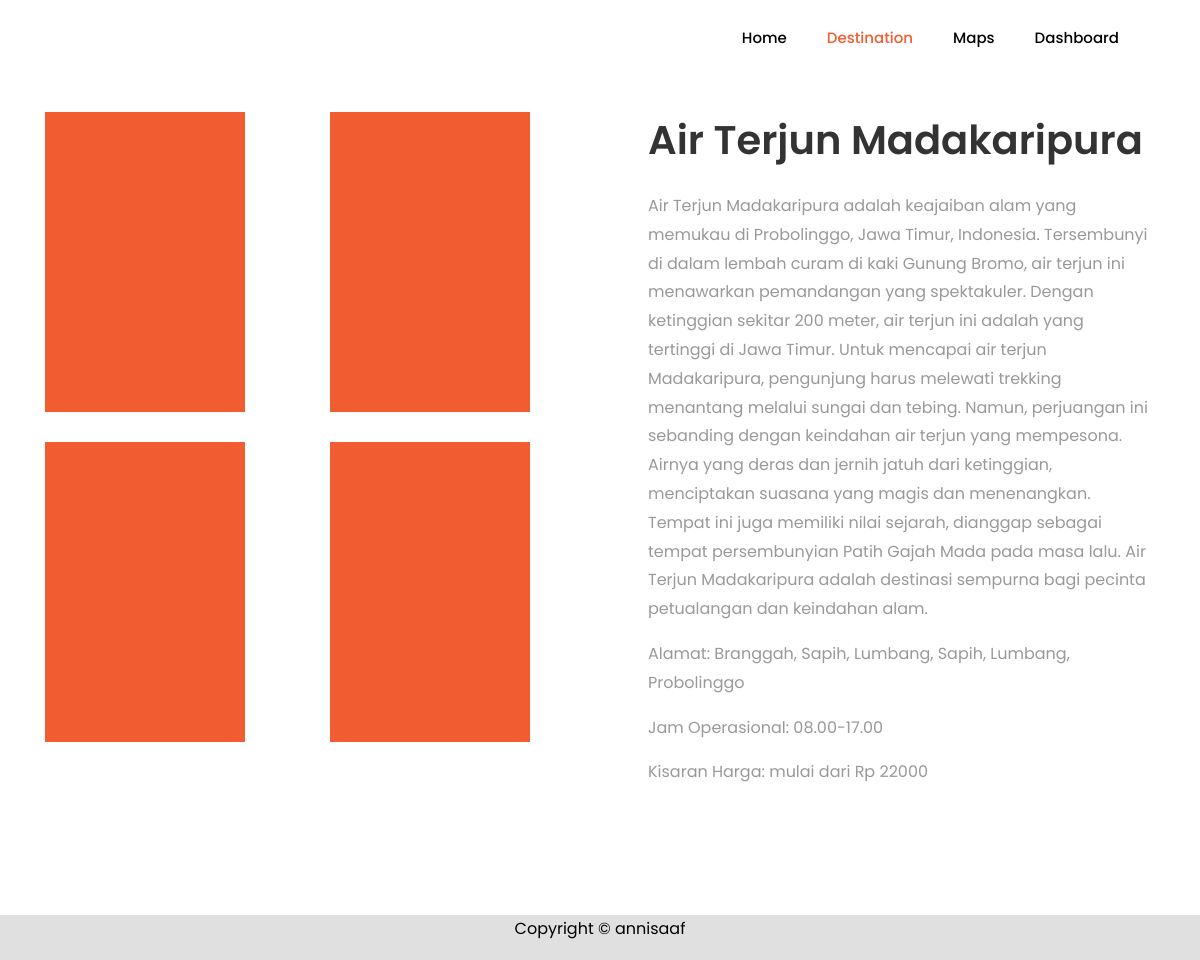
Page /tugas_akhir/konten/LK00012.php on the committed database.
### tables this page shows
CREATE TABLE `tb_konten` (
  `id_konten` varchar(255) NOT NULL,
  `id` varchar(255) NOT NULL,
  `deskripsi` longtext NOT NULL,
  `gambar_1` varchar(255) NOT NULL,
  `gambar_2` varchar(255) NOT NULL,
  `gambar_3` varchar(255) NOT NULL,
  `gambar_4` varchar(255) NOT NULL
);

CREATE TABLE `tb_lokasi` (
  `id` varchar(11) NOT NULL,
  `nama` varchar(255) NOT NULL,
  `gambar` varchar(255) NOT NULL,
  `kategori` varchar(255) NOT NULL,
  `lokasi` varchar(999) NOT NULL,
  `rate` varchar(100) NOT NULL,
  `kisaran_harga` varchar(100) NOT NULL,
  `jam_buka` varchar(255) NOT NULL,
  `latitude` varchar(255) NOT NULL,
  `longitude` varchar(255) NOT NULL,
  `redirect_link` varchar(255) NOT NULL
);

### tugas_akhir/konten/LK00012.php (the view, shortened to what this page needs)
<!DOCTYPE html>
<html lang="en">
<head>
	<link rel="stylesheet" href="https://stackpath.bootstrapcdn.com/font-awesome/4.7.0/css/font-awesome.min.css">
	<link rel="stylesheet" href="../css/animate.css">
	<link rel="stylesheet" href="../css/owl.carousel.min.css">
	<link rel="stylesheet" href="../css/owl.theme.default.min.css">
	<link rel="stylesheet" href="../css/magnific-popup.css">
	<link rel="stylesheet" href="../css/bootstrap-datepicker.css">
	<link rel="stylesheet" href="../css/jquery.timepicker.css">
	<link rel="stylesheet" href="../css/flaticon.css">
	<link rel="stylesheet" href="../css/style.css">
</head>
<body>
	<nav class="navbar navbar-expand-lg navbar-dark ftco_navbar bg-dark ftco-navbar-light" id="ftco-navbar">
		<div class="container">
			<div class="collapse navbar-collapse" id="ftco-nav">
				<ul class="navbar-nav ml-auto">
					<li class="nav-item"><a href="/tugas_akhir/index.php" class="nav-link" style="color:black;">Home</a></li>
					<li class="nav-item active"><a href="/tugas_akhir/destination.php" class="nav-link">Destination</a></li>
					<li class="nav-item"><a href="/tugas_akhir/mappings.php" class="nav-link" style="color:black;">Maps</a></li>
					<li class="nav-item"><a href="/tugas_akhir/dashboard-t/aplikasi/admin/dashboard.php" class="nav-link" style="color:black;">Dashboard</a></li>
				</ul>
			</div>
		</div>
	</nav>
    <?php
	include "../koneksi.php";
		$query =  mysqli_query($koneksi, 'SELECT * FROM tb_konten b INNER JOIN tb_lokasi j ON b.id = j.id WHERE b.id = "LK00012"');
		while ($d = mysqli_fetch_assoc($query)) {
	?>
		<section class="ftco-section services-section">
			<div class="container">
				<div class="row d-flex">
					<div class="col-md-6 order-md-last heading-section pl-md-5 ftco-animate d-flex align-items-center">
						<div class="w-100">
							<h2 class="mb-4"><?php echo $d['nama']?></h2>
							<p><?php echo $d['deskripsi']?></p>
							<p>Alamat: <?php echo $d['lokasi']?></p2>
                            <p>Jam Operasional: <?php echo $d['jam_buka']?></p2>
                            <p>Kisaran Harga: mulai dari Rp <?php echo $d['kisaran_harga']?></p2>
						</div>
					</div>
					<div class="col-md-6">
						<div class="row">
							<div class="col-md-12 col-lg-6">
								<div class="services services-1" style="background-image: url(../konten/images/<?php echo $d['gambar_1']; ?>); width:200px;height:300px;"></div>
							</div>
							<div class="col-md-12 col-lg-6">
								<div class="services services-1" style="background-image: url(../konten/images/<?php echo $d['gambar_2']; ?>); width:200px;height:300px;"></div>
							</div>
                            <div class="col-md-12 col-lg-6">
								<div class="services services-1" style="background-image: url(../konten/images/<?php echo $d['gambar_3']; ?>); width:200px;height:300px;"></div>
							</div>
							<div class="col-md-12 col-lg-6">
								<div class="services services-1" style="background-image: url(../konten/images/<?php echo $d['gambar_4']; ?>); width:200px;height:300px;"></div>
							</div>
							<?php } ?>
						</div>
					</div>
				</div>
			</div>
		</section>
<footer class="" style="background-color: #E0E0E0;">
	<div class="row">
		<div class="col-md-12 text-center" style="color:black">
			<p>Copyright &copy; annisaaf</a></p>
		</div>
	</div>
</footer>
</body>
</html>

### rows in the picture
tb_konten: id.nama "Air Terjun Madakaripura", deskripsi "Air Terjun Madakaripura adalah keajaiban alam yang memukau di Probolinggo, Jawa Timur, Indonesia. Tersembunyi di dalam lembah curam di kaki Gunung Bromo, air terjun ini menawarkan pemandangan yang spektakuler. Dengan ketinggian sekitar 200 meter, air terjun ini adalah yang tertinggi di Jawa Timur. Untuk mencapai air terjun Madakaripura, pengunjung harus melewati trekking menantang melalui sungai dan tebing. Namun, perjuangan ini sebanding dengan keindahan air terjun yang mempesona. Airnya yang deras dan jernih jatuh dari ketinggian, menciptakan suasana yang magis dan menenangkan. Tempat ini juga memiliki nilai sejarah, dianggap sebagai tempat persembunyian Patih Gajah Mada pada masa lalu.…", id.lokasi "Branggah, Sapih, Lumbang, Sapih, Lumbang, Probolinggo", id.jam_buka "08.00-17.00", id.kisaran_harga "22000"
